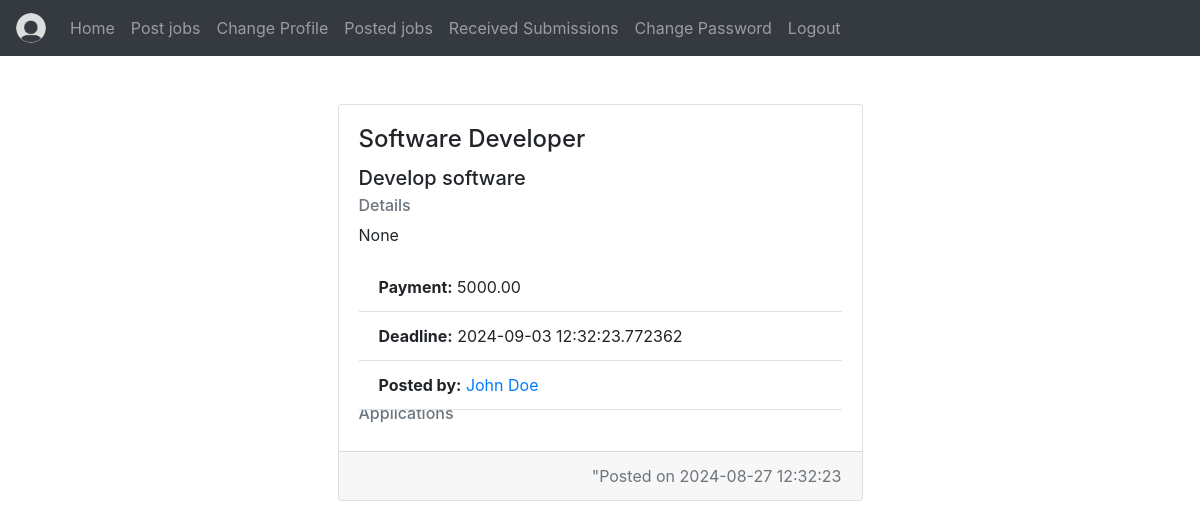
The app's page /jobs/1/expand (signed in) with its own data.
### website/models.py (models this page shows)
class Job(db.Model):
    id = db.Column(db.Integer, primary_key=True)
    job_name = db.Column(db.String(150) , nullable =False)
    job_payment = db.Column(db.Numeric(10, 2), nullable=False)
    job_description = db.Column(db.String(200) , nullable =False)
    job_details = db.Column(db.String(2000) )
    job_date = db.Column(db.DateTime(timezone=True), default=func.now() ,nullable =False)
    job_deadline = db.Column(db.DateTime(timezone=True), nullable =False )
    user_id = db.Column(db.Integer, db.ForeignKey('user.id') , nullable =False)
    applications = db.relationship('JobApplication' , backref = 'job')

class User(db.Model, UserMixin):
    id = db.Column(db.Integer, primary_key=True)
    email = db.Column(db.String(150), unique=True)
    password = db.Column(db.String(150), nullable=False)
    first_name = db.Column(db.String(50), nullable=False)
    last_name = db.Column(db.String(50), nullable=False)
    gender = db.Column(db.String(10), nullable=False)
    usertype = db.Column(db.String(10), nullable=False) # Freelancer , Business Owner , Both
    about = db.Column(db.String(400))
    jobs = db.relationship('Job' , backref='user')
    applications = db.relationship('JobApplication' , backref='user')
    image_name = db.Column(db.String(150))

### website/job_views.py (the view)
@job_views.route('/jobs/<int:job_id>/expand', methods=['GET' , 'POST'])
@login_required
def expand_job(job_id):
    job = jobSystem.GetJob(job_id)
    img = get_job_image(job_id)
    applications_list = []
    if job.user_id == current_user.id :
        applications = jobSystem.GetJobApplications(job_id)
        print(applications)
        applications_list = []
        for application in applications :
            applications_list.append((application , userSystem.GetUser(application.user_id )))
    print("job" , job.user_id)
    print(current_user.id)
    print(applications_list)
    return render_template('Jobs/job_expanded.html', job=job, user=current_user , img = img , applications = applications_list)

### website/job_system.py (called while the page is built)
    def GetJob(self , id) -> Job:
        return Job.query.get_or_404(id)

    def GetJobImage(self , job_id : int) -> JobImage:
        return JobImage.query.filter_by(job_id = job_id).first()

### website/job_views.py (called while the page is built)
@job_views.route('/jobs/<int:job_id>/get-image', methods=['GET'])
@login_required
def get_job_image(job_id):
    job_img = jobSystem.GetJobImage(job_id)
    if job_img :
        print(job_img.image_path)
        return send_file('../' + job_img.image_path, mimetype='image/jpg')
    else :
        return None

### website/templates/Jobs/job_expanded.html (shortened to what this page needs)
{% extends 'base.html' %}
{% block content %}
<div class="container mt-5">
  <div class="row justify-content-center">
    <div class="col-md-6">
      <div class="card mb-3">
        <div class="card-body">
          <h4 class="card-title">{{ job.job_name }}</h5>
          <h5 class="card-title">{{ job.job_description }}</h5>
          <h6 class="card-subtitle mb-2 text-muted">Details</h6>
          <p class="card-text">{{ job.job_details }}</p>
          <ul class="list-group list-group-flush">
            <li class="list-group-item"><strong>Payment:</strong> {{ job.job_payment }}</li>
            <li class="list-group-item"><strong>Deadline:</strong> {{ job.job_deadline }}</li>
            <li class="list-group-item"><strong>Posted by:</strong> <a href="{{ url_for('profile_views.view_profile', id=job.user.id) }}">{{ job.user.first_name }} {{ job.user.last_name }}</a></li>
          </ul>
          <h6 class="card-subtitle mb-2 text-muted">Applications</h6>
        </div>
        <div class="card-footer text-muted text-right">
         "Posted on {{ job.job_date }}</small>
        </div>
      </div>
    </div>
  </div>
</div>
{% endblock %}

### records on screen
Job: job_name "Software Developer", job_description "Develop software", job_details "None", job_payment "5000.00", job_deadline "2024-09-03 12:32:23.772362", job_date "2024-08-27 12:32:23"
User: user.first_name "John", user.last_name "Doe"
